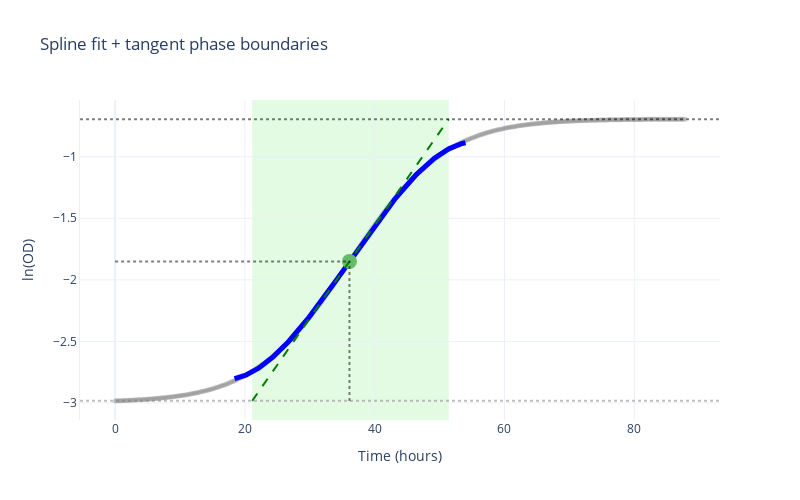
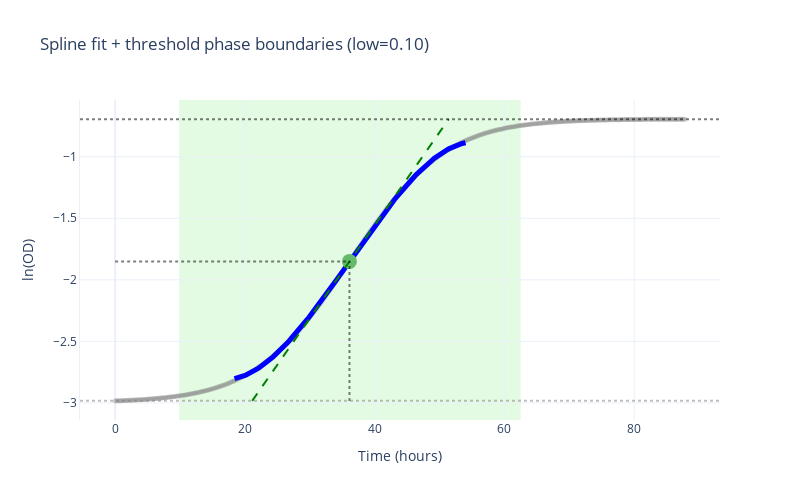
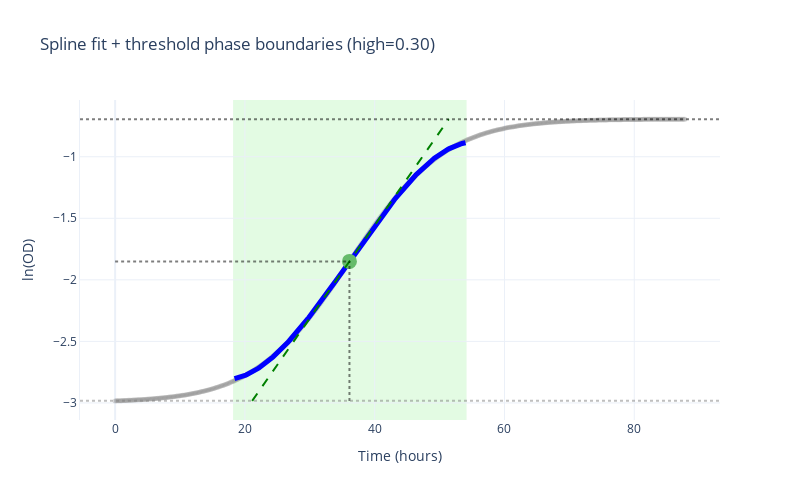

The cell these charts' notebook holds for them, in order:
### Code cell
def build_phase_plot(label, stats, fitted_model):
    fig = gc.plot.create_base_plot(time, data, scale="log")
    fig = gc.plot.annotate_plot(
        fig,
        scale="log",
        phase_boundaries=(stats["exp_phase_start"], stats["exp_phase_end"]),
        time_umax=stats["time_at_umax"],
        od_umax=stats["od_at_umax"],
        od_max=stats["max_od"],
        N0=stats["N0"],
        umax=stats["mu_max"],
        umax_point=(stats["time_at_umax"], stats["od_at_umax"]),
        fitted_model=fitted_model,
        draw_umax_tangent=True,
    )
    fig.update_layout(title=label, height=500, width=800, template="plotly_white")
    return fig


# Create plots for each phase boundary method
fig_tangent = build_phase_plot(
    "Spline fit + tangent phase boundaries",
    phase_boundary_rows[0]["stats"],
    fit_spline,
)
fig_threshold_low = build_phase_plot(
    "Spline fit + threshold phase boundaries (low=0.10)",
    phase_boundary_rows[1]["stats"],
    fit_spline,
)
fig_threshold_high = build_phase_plot(
    "Spline fit + threshold phase boundaries (high=0.30)",
    phase_boundary_rows[2]["stats"],
    fit_spline,
)

fig_tangent.show()
fig_threshold_low.show()
fig_threshold_high.show()

### Figure 1 — Plotly figure (JSON) as saved in the notebook; plotly's stock layout.template omitted (floating-point values rounded to 4 significant figures; data arrays with more than 128 entries replaced by an {"elided": "..."} marker saying what was removed)
{"data": [{"marker": {"color": "gray", "opacity": 0.3, "size": 5}, "mode": "markers", "name": "Data", "showlegend": false, "type": "scatter", "x": {"elided": "440 float values"}, "y": {"elided": "440 float values"}}, {"line": {"color": "blue", "width": 5}, "mode": "lines", "name": "Spline fit", "showlegend": false, "type": "scatter", "x": {"elided": "200 float values"}, "y": {"elided": "200 float values"}}, {"marker": {"color": "#66BB6A", "size": 15, "symbol": "circle"}, "mode": "markers", "showlegend": false, "type": "scatter", "x": [36.11], "y": [-1.85]}, {"hovertemplate": "Tangent line at μmax<extra></extra>", "line": {"color": "green", "dash": "dash", "width": 2}, "mode": "lines", "name": "umax tangent", "showlegend": false, "type": "scatter", "x": [21.12, 21.43, 21.73, 22.04, 22.34, 22.65, 22.95, 23.26, 23.57, 23.87, 24.18, 24.48, 24.79, 25.1, 25.4, 25.71, 26.01, 26.32, 26.63, 26.93, 27.24, 27.54, 27.85, 28.16, 28.46, 28.77, 29.07, 29.38, 29.68, 29.99, 30.3, 30.6, 30.91, 31.21, 31.52, 31.83, 32.13, 32.44, 32.74, 33.05, 33.36, 33.66, 33.97, 34.27, 34.58, 34.89, 35.19, 35.5, 35.8, 36.11, 36.41, 36.72, 37.03, 37.33, 37.64, 37.94, 38.25, 38.56, 38.86, 39.17, 39.47, 39.78, 40.09, 40.39, 40.7, 41.0, 41.31, 41.62, 41.92, 42.23, 42.53, 42.84, 43.14, 43.45, 43.76, 44.06, 44.37, 44.67, 44.98, 45.29, 45.59, 45.9, 46.2, 46.51, 46.82, 47.12, 47.43, 47.73, 48.04, 48.35, 48.65, 48.96, 49.26, 49.57, 49.87, 50.18, 50.49, 50.79, 51.1, 51.4], "y": [-2.983, -2.96, -2.937, -2.914, -2.891, -2.868, -2.845, -2.821, -2.798, -2.775, -2.752, -2.729, -2.706, -2.683, -2.66, -2.637, -2.613, -2.59, -2.567, -2.544, -2.521, -2.498, -2.475, -2.452, -2.428, -2.405, -2.382, -2.359, -2.336, -2.313, -2.29, -2.267, -2.243, -2.22, -2.197, -2.174, -2.151, -2.128, -2.105, -2.082, -2.059, -2.035, -2.012, -1.989, -1.966, -1.943, -1.92, -1.897, -1.874, -1.85, -1.827, -1.804, -1.781, -1.758, -1.735, -1.712, -1.689, -1.665, -1.642, -1.619, -1.596, -1.573, -1.55, -1.527, -1.504, -1.48, -1.457, -1.434, -1.411, -1.388, -1.365, -1.342, -1.319, -1.296, -1.272, -1.249, -1.226, -1.203, -1.18, -1.157, -1.134, -1.111, -1.087, -1.064, -1.041, -1.018, -0.995, -0.9718, -0.9487, -0.9256, -0.9025, -0.8793, -0.8562, -0.8331, -0.81, -0.7869, -0.7637, -0.7406, -0.7175, -0.6944]}], "layout": {"height": 500, "hovermode": "closest", "shapes": [{"fillcolor": "lightgreen", "layer": "below", "line": {"width": 0}, "opacity": 0.25, "type": "rect", "x0": 21.12, "x1": 51.4, "xref": "x", "y0": 0, "y1": 1, "yref": "y domain"}, {"line": {"color": "black", "dash": "dot", "width": 2}, "opacity": 0.5, "type": "line", "x0": 36.11, "x1": 36.11, "y0": -2.983, "y1": -1.85}, {"line": {"color": "black", "dash": "dot", "width": 2}, "opacity": 0.5, "type": "line", "x0": 0, "x1": 36.11, "y0": -1.85, "y1": -1.85}, {"line": {"color": "black", "dash": "dot", "width": 2}, "opacity": 0.5, "type": "line", "x0": 0, "x1": 1, "xref": "x domain", "y0": -0.6944, "y1": -0.6944, "yref": "y"}, {"line": {"color": "gray", "dash": "dot", "width": 2}, "opacity": 0.5, "type": "line", "x0": 0, "x1": 1, "xref": "x domain", "y0": -2.981, "y1": -2.981, "yref": "y"}], "showlegend": false, "title": {"text": "Spline fit + tangent phase boundaries"}, "width": 800, "xaxis": {"range": [0, null], "title": {"text": "Time (hours)"}}, "yaxis": {"showline": true, "title": {"text": "ln(OD)"}, "visible": true}}}

### Figure 2 — Plotly figure (JSON) as saved in the notebook; plotly's stock layout.template omitted (floating-point values rounded to 4 significant figures; data arrays with more than 128 entries replaced by an {"elided": "..."} marker saying what was removed)
{"data": [{"marker": {"color": "gray", "opacity": 0.3, "size": 5}, "mode": "markers", "name": "Data", "showlegend": false, "type": "scatter", "x": {"elided": "440 float values"}, "y": {"elided": "440 float values"}}, {"line": {"color": "blue", "width": 5}, "mode": "lines", "name": "Spline fit", "showlegend": false, "type": "scatter", "x": {"elided": "200 float values"}, "y": {"elided": "200 float values"}}, {"marker": {"color": "#66BB6A", "size": 15, "symbol": "circle"}, "mode": "markers", "showlegend": false, "type": "scatter", "x": [36.11], "y": [-1.85]}, {"hovertemplate": "Tangent line at μmax<extra></extra>", "line": {"color": "green", "dash": "dash", "width": 2}, "mode": "lines", "name": "umax tangent", "showlegend": false, "type": "scatter", "x": [21.12, 21.43, 21.73, 22.04, 22.34, 22.65, 22.95, 23.26, 23.57, 23.87, 24.18, 24.48, 24.79, 25.1, 25.4, 25.71, 26.01, 26.32, 26.63, 26.93, 27.24, 27.54, 27.85, 28.16, 28.46, 28.77, 29.07, 29.38, 29.68, 29.99, 30.3, 30.6, 30.91, 31.21, 31.52, 31.83, 32.13, 32.44, 32.74, 33.05, 33.36, 33.66, 33.97, 34.27, 34.58, 34.89, 35.19, 35.5, 35.8, 36.11, 36.41, 36.72, 37.03, 37.33, 37.64, 37.94, 38.25, 38.56, 38.86, 39.17, 39.47, 39.78, 40.09, 40.39, 40.7, 41.0, 41.31, 41.62, 41.92, 42.23, 42.53, 42.84, 43.14, 43.45, 43.76, 44.06, 44.37, 44.67, 44.98, 45.29, 45.59, 45.9, 46.2, 46.51, 46.82, 47.12, 47.43, 47.73, 48.04, 48.35, 48.65, 48.96, 49.26, 49.57, 49.87, 50.18, 50.49, 50.79, 51.1, 51.4], "y": [-2.983, -2.96, -2.937, -2.914, -2.891, -2.868, -2.845, -2.821, -2.798, -2.775, -2.752, -2.729, -2.706, -2.683, -2.66, -2.637, -2.613, -2.59, -2.567, -2.544, -2.521, -2.498, -2.475, -2.452, -2.428, -2.405, -2.382, -2.359, -2.336, -2.313, -2.29, -2.267, -2.243, -2.22, -2.197, -2.174, -2.151, -2.128, -2.105, -2.082, -2.059, -2.035, -2.012, -1.989, -1.966, -1.943, -1.92, -1.897, -1.874, -1.85, -1.827, -1.804, -1.781, -1.758, -1.735, -1.712, -1.689, -1.665, -1.642, -1.619, -1.596, -1.573, -1.55, -1.527, -1.504, -1.48, -1.457, -1.434, -1.411, -1.388, -1.365, -1.342, -1.319, -1.296, -1.272, -1.249, -1.226, -1.203, -1.18, -1.157, -1.134, -1.111, -1.087, -1.064, -1.041, -1.018, -0.995, -0.9718, -0.9487, -0.9256, -0.9025, -0.8793, -0.8562, -0.8331, -0.81, -0.7869, -0.7637, -0.7406, -0.7175, -0.6944]}], "layout": {"height": 500, "hovermode": "closest", "shapes": [{"fillcolor": "lightgreen", "layer": "below", "line": {"width": 0}, "opacity": 0.25, "type": "rect", "x0": 9.855, "x1": 62.51, "xref": "x", "y0": 0, "y1": 1, "yref": "y domain"}, {"line": {"color": "black", "dash": "dot", "width": 2}, "opacity": 0.5, "type": "line", "x0": 36.11, "x1": 36.11, "y0": -2.983, "y1": -1.85}, {"line": {"color": "black", "dash": "dot", "width": 2}, "opacity": 0.5, "type": "line", "x0": 0, "x1": 36.11, "y0": -1.85, "y1": -1.85}, {"line": {"color": "black", "dash": "dot", "width": 2}, "opacity": 0.5, "type": "line", "x0": 0, "x1": 1, "xref": "x domain", "y0": -0.6944, "y1": -0.6944, "yref": "y"}, {"line": {"color": "gray", "dash": "dot", "width": 2}, "opacity": 0.5, "type": "line", "x0": 0, "x1": 1, "xref": "x domain", "y0": -2.981, "y1": -2.981, "yref": "y"}], "showlegend": false, "title": {"text": "Spline fit + threshold phase boundaries (low=0.10)"}, "width": 800, "xaxis": {"range": [0, null], "title": {"text": "Time (hours)"}}, "yaxis": {"showline": true, "title": {"text": "ln(OD)"}, "visible": true}}}

### Figure 3 — Plotly figure (JSON) as saved in the notebook; plotly's stock layout.template omitted (floating-point values rounded to 4 significant figures; data arrays with more than 128 entries replaced by an {"elided": "..."} marker saying what was removed)
{"data": [{"marker": {"color": "gray", "opacity": 0.3, "size": 5}, "mode": "markers", "name": "Data", "showlegend": false, "type": "scatter", "x": {"elided": "440 float values"}, "y": {"elided": "440 float values"}}, {"line": {"color": "blue", "width": 5}, "mode": "lines", "name": "Spline fit", "showlegend": false, "type": "scatter", "x": {"elided": "200 float values"}, "y": {"elided": "200 float values"}}, {"marker": {"color": "#66BB6A", "size": 15, "symbol": "circle"}, "mode": "markers", "showlegend": false, "type": "scatter", "x": [36.11], "y": [-1.85]}, {"hovertemplate": "Tangent line at μmax<extra></extra>", "line": {"color": "green", "dash": "dash", "width": 2}, "mode": "lines", "name": "umax tangent", "showlegend": false, "type": "scatter", "x": [21.12, 21.43, 21.73, 22.04, 22.34, 22.65, 22.95, 23.26, 23.57, 23.87, 24.18, 24.48, 24.79, 25.1, 25.4, 25.71, 26.01, 26.32, 26.63, 26.93, 27.24, 27.54, 27.85, 28.16, 28.46, 28.77, 29.07, 29.38, 29.68, 29.99, 30.3, 30.6, 30.91, 31.21, 31.52, 31.83, 32.13, 32.44, 32.74, 33.05, 33.36, 33.66, 33.97, 34.27, 34.58, 34.89, 35.19, 35.5, 35.8, 36.11, 36.41, 36.72, 37.03, 37.33, 37.64, 37.94, 38.25, 38.56, 38.86, 39.17, 39.47, 39.78, 40.09, 40.39, 40.7, 41.0, 41.31, 41.62, 41.92, 42.23, 42.53, 42.84, 43.14, 43.45, 43.76, 44.06, 44.37, 44.67, 44.98, 45.29, 45.59, 45.9, 46.2, 46.51, 46.82, 47.12, 47.43, 47.73, 48.04, 48.35, 48.65, 48.96, 49.26, 49.57, 49.87, 50.18, 50.49, 50.79, 51.1, 51.4], "y": [-2.983, -2.96, -2.937, -2.914, -2.891, -2.868, -2.845, -2.821, -2.798, -2.775, -2.752, -2.729, -2.706, -2.683, -2.66, -2.637, -2.613, -2.59, -2.567, -2.544, -2.521, -2.498, -2.475, -2.452, -2.428, -2.405, -2.382, -2.359, -2.336, -2.313, -2.29, -2.267, -2.243, -2.22, -2.197, -2.174, -2.151, -2.128, -2.105, -2.082, -2.059, -2.035, -2.012, -1.989, -1.966, -1.943, -1.92, -1.897, -1.874, -1.85, -1.827, -1.804, -1.781, -1.758, -1.735, -1.712, -1.689, -1.665, -1.642, -1.619, -1.596, -1.573, -1.55, -1.527, -1.504, -1.48, -1.457, -1.434, -1.411, -1.388, -1.365, -1.342, -1.319, -1.296, -1.272, -1.249, -1.226, -1.203, -1.18, -1.157, -1.134, -1.111, -1.087, -1.064, -1.041, -1.018, -0.995, -0.9718, -0.9487, -0.9256, -0.9025, -0.8793, -0.8562, -0.8331, -0.81, -0.7869, -0.7637, -0.7406, -0.7175, -0.6944]}], "layout": {"height": 500, "hovermode": "closest", "shapes": [{"fillcolor": "lightgreen", "layer": "below", "line": {"width": 0}, "opacity": 0.25, "type": "rect", "x0": 18.18, "x1": 54.16, "xref": "x", "y0": 0, "y1": 1, "yref": "y domain"}, {"line": {"color": "black", "dash": "dot", "width": 2}, "opacity": 0.5, "type": "line", "x0": 36.11, "x1": 36.11, "y0": -2.983, "y1": -1.85}, {"line": {"color": "black", "dash": "dot", "width": 2}, "opacity": 0.5, "type": "line", "x0": 0, "x1": 36.11, "y0": -1.85, "y1": -1.85}, {"line": {"color": "black", "dash": "dot", "width": 2}, "opacity": 0.5, "type": "line", "x0": 0, "x1": 1, "xref": "x domain", "y0": -0.6944, "y1": -0.6944, "yref": "y"}, {"line": {"color": "gray", "dash": "dot", "width": 2}, "opacity": 0.5, "type": "line", "x0": 0, "x1": 1, "xref": "x domain", "y0": -2.981, "y1": -2.981, "yref": "y"}], "showlegend": false, "title": {"text": "Spline fit + threshold phase boundaries (high=0.30)"}, "width": 800, "xaxis": {"range": [0, null], "title": {"text": "Time (hours)"}}, "yaxis": {"showline": true, "title": {"text": "ln(OD)"}, "visible": true}}}
